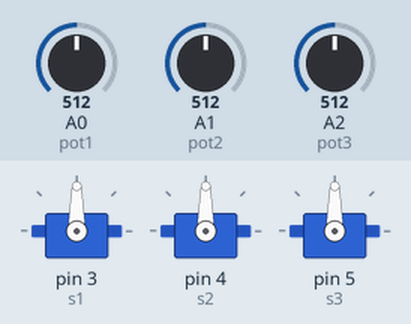
Recording of a sketch running on a simulated Arduino Uno, built with avr-gcc and run on an emulated ATmega328P. Shown: 3 × servo. The inputs (shaded band) are chosen by the test bench; at power-on: A0 (pot1) = 512, A1 (pot2) = 512, A2 (pot3) = 512.

Above: at 1.2 s.
1.3 s: A0 (pot1) set to 716
At 2.0 s:
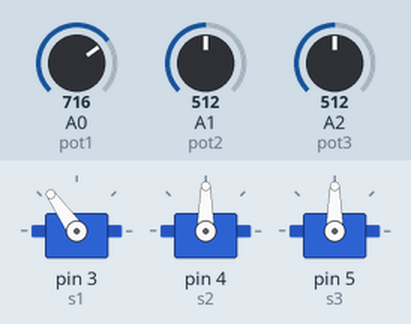
2.8 s: A1 (pot2) set to 716
At 3.6 s:
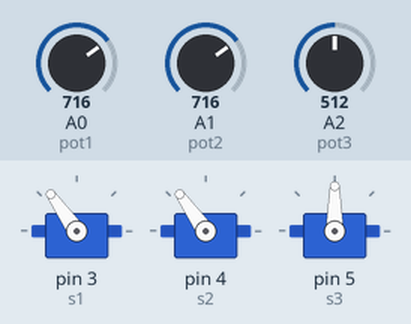
4.3 s: A2 (pot3) set to 716
At 5.1 s:
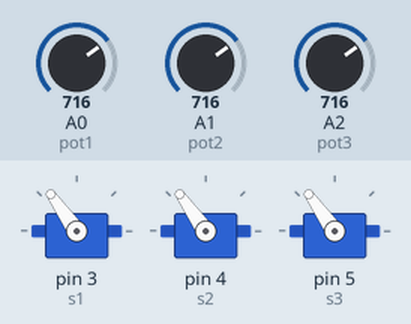
5.8 s: A0 (pot1) set to 900
At 6.6 s:
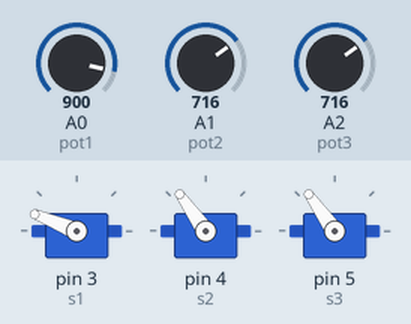
7.3 s: A1 (pot2) set to 900
At 8.1 s:
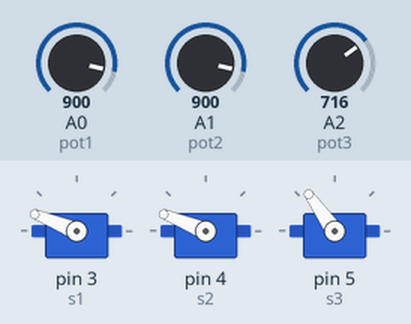
8.8 s: A2 (pot3) set to 900
At 9.7 s:
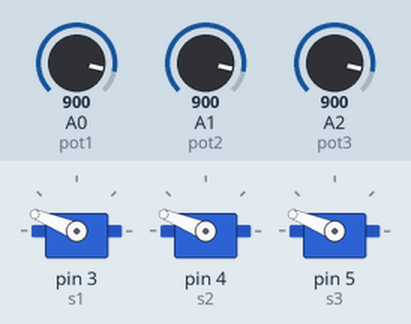
Timing chart, 0 to 11.3 s (numbered marks = the images above; inputs shaded):
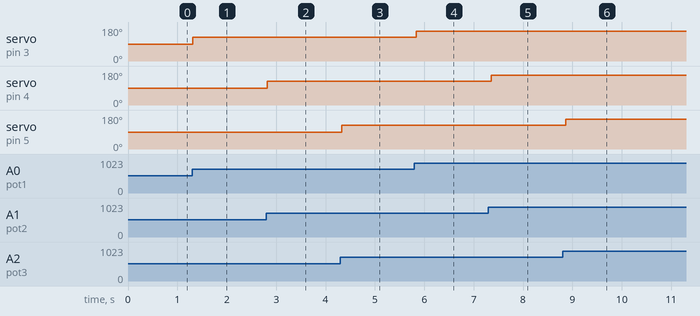

Measured:
- after the input at 1.3 s, servo on pin 3 (s1): 90° → 125° at once
- after the input at 2.8 s, servo on pin 4 (s2): 90° → 125° at once
- after the input at 4.3 s, servo on pin 5 (s3): 90° → 125° at once
- after the input at 5.8 s, servo on pin 3 (s1): 125° → 158° at once
- after the input at 7.3 s, servo on pin 4 (s2): 125° → 158° after 0.05 s
- after the input at 8.8 s, servo on pin 5 (s3): 125° → 158° after 0.06 s

The sketch:

braco_robotico.ino
```cpp
# include<Servo.h>
# define pot1 A0
# define pot2 A1
# define pot3 A2

Servo s1;
Servo s2;
Servo s3;
int angS1;
int angS2;
int angS3;

void setup()
{
  angS1=0;
  angS2=0;
  angS3=0;
  s1.attach(3);
  s2.attach(4);
  s3.attach(5);
  s1.write(angS1);
  s2.write(angS2);
  s3.write(angS3);

}

void loop(){
  angS1=map(analogRead(pot1),0,1023,0,180);
  angS2=map(analogRead(pot2),0,1023,0,180);
  angS3=map(analogRead(pot3),0,1023,0,180);
  s1.write(angS1);
  s2.write(angS2);
   s3.write(angS3);
   delay(100);


}
```
